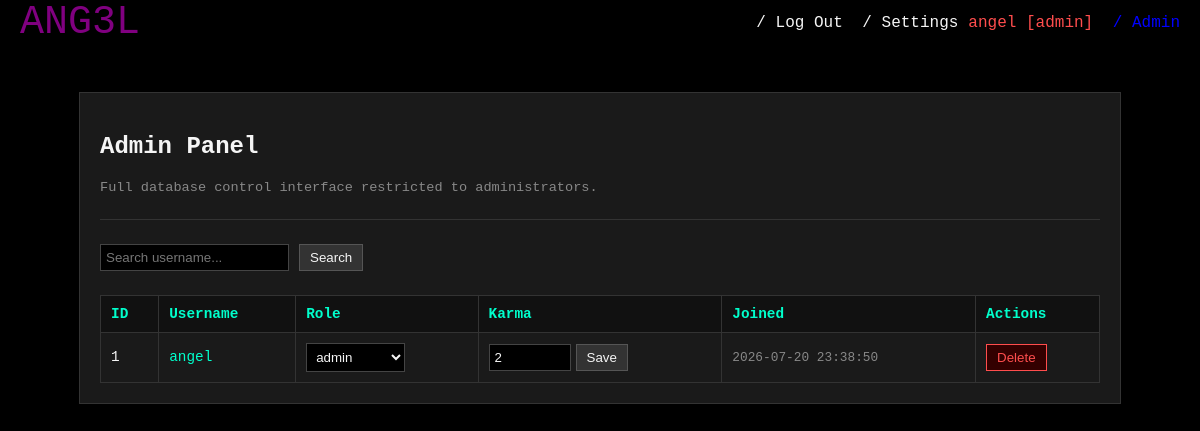
/admin.php (signed in), run on the app's committed database.
### tables this page shows
CREATE TABLE users (
    id INTEGER PRIMARY KEY AUTOINCREMENT,
    username TEXT UNIQUE NOT NULL,
    password_hash TEXT NOT NULL,
    is_admin INTEGER DEFAULT 0,
    created_at DATETIME DEFAULT CURRENT_TIMESTAMP
, role TEXT DEFAULT 'member', karma INTEGER DEFAULT 0);

### public/admin.php (the view, shortened to what this page needs)
<?php
require_once __DIR__ . '/../db.php';
$search = trim($_GET['search'] ?? '');
if (!empty($search)) {
    $stmt = $db->prepare("SELECT id, username, role, karma, created_at FROM users WHERE username LIKE ? ORDER BY id DESC");
    $stmt->execute(['%' . $search . '%']);
} else {
    $stmt = $db->query("SELECT id, username, role, karma, created_at FROM users ORDER BY id DESC LIMIT 50");
}
$users = $stmt->fetchAll(PDO::FETCH_ASSOC);
?>
<!DOCTYPE html>
<html>
<head>
    <link rel="stylesheet" type="text/css" href="/css/header.css">
    <link rel="stylesheet" type="text/css" href="/css/admin.css">
</head>
<body>
    <?php include __DIR__ . '/../includes/header.php'; ?>
    <div class="container">
        <h2>Admin Panel</h2>
        <p style="color: #888; font-size: 0.85rem;">Full database control interface restricted to administrators.</p>
        <hr style="border: 0; border-top: 1px solid #333; margin: 1.5rem 0;">
        <form class="search-box" method="GET" action="admin.php">
            <input type="text" name="search" placeholder="Search username..." value="<?php echo htmlspecialchars($search, ENT_QUOTES, 'UTF-8'); ?>">
            <button type="submit">Search</button>
        </form>
        <table>
            <thead>
                <tr>
                    <th>ID</th>
                    <th>Username</th>
                    <th>Role</th>
                    <th>Karma</th>
                    <th>Joined</th>
                    <th>Actions</th>
                </tr>
            </thead>
            <tbody>
                <?php if (empty($users)): ?>
                    <tr><td colspan="6" style="text-align: center; color: gray;">No users found.</td></tr>
                <?php else: ?>
                    <?php foreach ($users as $u): ?>
                        <tr>
                            <td><?php echo $u['id']; ?></td>
                            <td><a href="/u/<?php echo htmlspecialchars($u['username'], ENT_QUOTES, 'UTF-8'); ?>" style="color: #00ffcc; text-decoration: none;"><?php echo htmlspecialchars($u['username'], ENT_QUOTES, 'UTF-8'); ?></a></td>
                            <td>
                                <form action="admin.php" method="POST" style="display:inline;">
                                    <select name="role" onchange="this.form.submit()">
                                        <option value="admin" <?php if($u['role']=='admin') echo 'selected'; ?>>admin</option>
                                    </select>
                                </form>
                            </td>
                            <td>
                                <form action="admin.php" method="POST" style="display:inline; display:flex; gap:5px;">
                                    <input type="number" name="karma" value="<?php echo $u['karma']; ?>" style="width: 70px;">
                                    <button type="submit">Save</button>
                                </form>
                            </td>
                            <td style="color: #888; font-size: 0.8rem;"><?php echo $u['created_at']; ?></td>
                            <td>
                                <form action="admin.php" method="POST" onsubmit="return confirm('Are you sure you want to delete user <?php echo htmlspecialchars($u['username'], ENT_QUOTES, 'UTF-8'); ?>?');" style="display:inline;">
                                    <button type="submit" class="btn-danger">Delete</button>
                                </form>
                            </td>
                        </tr>
                    <?php endforeach; ?>
                <?php endif; ?>
            </tbody>
        </table>
    </div>
</body>
</html>

### public/css/header.css (style rules this page uses)
body { background-color: rgb(0, 0, 0); margin: 0; }
a { color: whitesmoke; text-decoration: none; }

### public/css/admin.css (style rules this page uses)
body { background: #000000; color: whitesmoke; font-family: "JetBrainsMono NF", monospace; margin: 0; padding-top: 60px; }
.container { max-width: 1000px; margin: 2rem auto; padding: 20px; background: #1a1a1a; border: 1px solid #333; }
table { width: 100%; border-collapse: collapse; margin-top: 1rem; }
th, td { padding: 10px; border: 1px solid #333; text-align: left; font-size: 0.9rem; }
th { background: #111; color: #00ffcc; }
input[type="text"], input[type="number"], select { background: #000; color: whitesmoke; border: 1px solid #444; padding: 5px; }
button { background: #333; color: whitesmoke; border: 1px solid #555; padding: 5px 10px; cursor: pointer; }
.btn-danger { background: #330000; border-color: #ff4d4d; color: #ff4d4d; }
.search-box { margin-bottom: 1.5rem; display: flex; gap: 10px; }

### data on the page
users: id "1", username "angel", role "admin", karma "2", created_at "2026-07-20 23:38:50"

### other printed values
$_SESSION['username'] . $role_suffix "angel [admin]"
